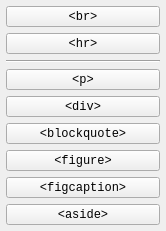
                  <widget class="QWidget" name="page">
                   <property name="geometry">
                    <rect>
                     <x>0</x>
                     <y>0</y>
                     <width>166</width>
                     <height>231</height>
                    </rect>
                   </property>
                   <attribute name="label">
                    <string>Strukturo</string>
                   </attribute>
                   <layout class="QVBoxLayout" name="verticalLayout_5">
                    <property name="leftMargin">
                     <number>6</number>
                    </property>
                    <property name="topMargin">
                     <number>6</number>
                    </property>
                    <property name="rightMargin">
                     <number>6</number>
                    </property>
                    <property name="bottomMargin">
                     <number>6</number>
                    </property>
                    <item>
                     <widget class="QToolButton" name="br">
                      <property name="sizePolicy">
                       <sizepolicy hsizetype="Minimum" vsizetype="Fixed">
                        <horstretch>0</horstretch>
                        <verstretch>0</verstretch>
                       </sizepolicy>
                      </property>
                      <property name="font">
                       <font>
                        <family>Monospace</family>
                       </font>
                      </property>
                      <property name="text">
                       <string notr="true">&lt;br&gt;</string>
                      </property>
                     </widget>
                    </item>
                    <item>
                     <widget class="QToolButton" name="hr">
                      <property name="sizePolicy">
                       <sizepolicy hsizetype="Minimum" vsizetype="Fixed">
                        <horstretch>0</horstretch>
                        <verstretch>0</verstretch>
                       </sizepolicy>
                      </property>
                      <property name="font">
                       <font>
                        <family>Monospace</family>
                       </font>
                      </property>
                      <property name="text">
                       <string notr="true">&lt;hr&gt;</string>
                      </property>
                     </widget>
                    </item>
                    <item>
                     <widget class="Line" name="line">
                      <property name="orientation">
                       <enum>Qt::Horizontal</enum>
                      </property>
                     </widget>
                    </item>
                    <item>
                     <widget class="QToolButton" name="p">
                      <property name="sizePolicy">
                       <sizepolicy hsizetype="Minimum" vsizetype="Fixed">
                        <horstretch>0</horstretch>
                        <verstretch>0</verstretch>
                       </sizepolicy>
                      </property>
                      <property name="font">
                       <font>
                        <family>Monospace</family>
                       </font>
                      </property>
                      <property name="text">
                       <string notr="true">&lt;p&gt;</string>
                      </property>
                     </widget>
                    </item>
                    <item>
                     <widget class="QToolButton" name="div">
                      <property name="sizePolicy">
                       <sizepolicy hsizetype="Minimum" vsizetype="Fixed">
                        <horstretch>0</horstretch>
                        <verstretch>0</verstretch>
                       </sizepolicy>
                      </property>
                      <property name="font">
                       <font>
                        <family>Monospace</family>
                       </font>
                      </property>
                      <property name="text">
                       <string notr="true">&lt;div&gt;</string>
                      </property>
                     </widget>
                    </item>
                    <item>
                     <widget class="QToolButton" name="blockquote">
                      <property name="sizePolicy">
                       <sizepolicy hsizetype="Minimum" vsizetype="Fixed">
                        <horstretch>0</horstretch>
                        <verstretch>0</verstretch>
                       </sizepolicy>
                      </property>
                      <property name="font">
                       <font>
                        <family>Monospace</family>
                       </font>
                      </property>
                      <property name="text">
                       <string notr="true">&lt;blockquote&gt;</string>
                      </property>
                     </widget>
                    </item>
                    <item>
                     <widget class="QToolButton" name="figure">
                      <property name="sizePolicy">
                       <sizepolicy hsizetype="Minimum" vsizetype="Fixed">
                        <horstretch>0</horstretch>
                        <verstretch>0</verstretch>
                       </sizepolicy>
                      </property>
                      <property name="font">
                       <font>
                        <family>Monospace</family>
                       </font>
                      </property>
                      <property name="text">
                       <string notr="true">&lt;figure&gt;</string>
                      </property>
                     </widget>
                    </item>
                    <item>
                     <widget class="QToolButton" name="figcaption">
                      <property name="sizePolicy">
                       <sizepolicy hsizetype="Minimum" vsizetype="Fixed">
                        <horstretch>0</horstretch>
                        <verstretch>0</verstretch>
                       </sizepolicy>
                      </property>
                      <property name="font">
                       <font>
                        <family>Monospace</family>
                       </font>
                      </property>
                      <property name="text">
                       <string notr="true">&lt;figcaption&gt;</string>
                      </property>
                     </widget>
                    </item>
                    <item>
                     <widget class="QToolButton" name="aside">
                      <property name="sizePolicy">
                       <sizepolicy hsizetype="Minimum" vsizetype="Fixed">
                        <horstretch>0</horstretch>
                        <verstretch>0</verstretch>
                       </sizepolicy>
                      </property>
                      <property name="font">
                       <font>
                        <family>Monospace</family>
                       </font>
                      </property>
                      <property name="text">
                       <string notr="true">&lt;aside&gt;</string>
                      </property>
                     </widget>
                    </item>
                   </layout>
                  </widget>
